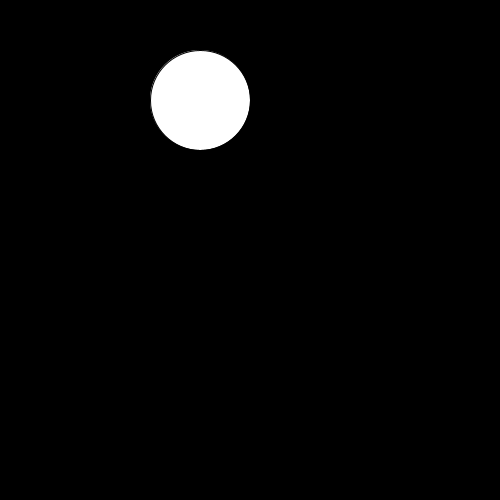
Frame 1 (no input)
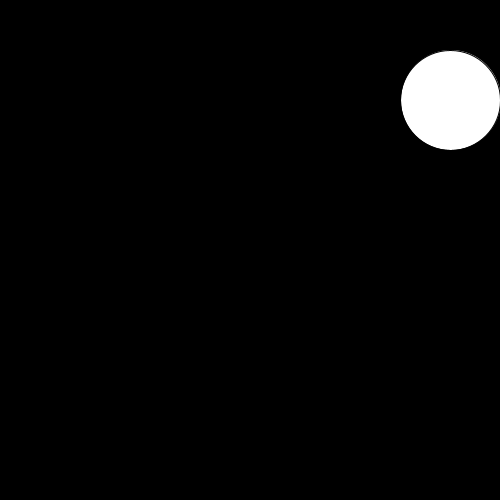
Frame 60 (the mouse pressed at the canvas centre just before this capture)
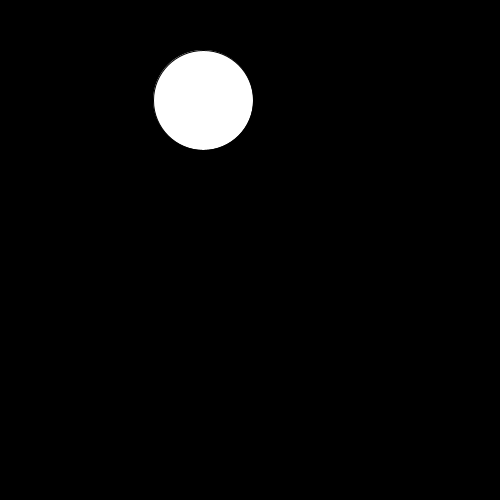
Frame 120 (the mouse held since frame 60 and released just before this capture)

The Processing sketch that drew these frames (run headless with seeded random() and noise(); from frame 60 on, the mouse is pressed at the canvas centre):

// Processing sketch: game5_A
// ── game5_A.pde
float halfWidth;//画面の横幅の半分
float halfHeight;//画面の縦幅の半分
final float PI = acos(-1);

Ball ball;

void settings()
{
    size(500, 500);

    halfWidth = width / 2;
    halfHeight = height / 2;
}

void setup()
{
    ball = new Ball();
}

void draw()
{
    background(0);
    ball.display();
    ball.move();
}

class Ball
{
    //6. ↓ member variables (メンバ変数)
    float bx=200;
    float by=100;
    float vx = 10;
    float vy = 0;
    float ballSize = 100;

    float ang = 0;

    //7. ↓"constructor" (コンストラクタ)
    Ball(){}  

    //8. ↓member methods (メンバメソッド)
    void display()
    {
        ellipse(bx, by, ballSize, ballSize);
    }  

    void move()
    {
        bx += sin(ang*PI)*20;
        ang += 0.05;
    }  
}
